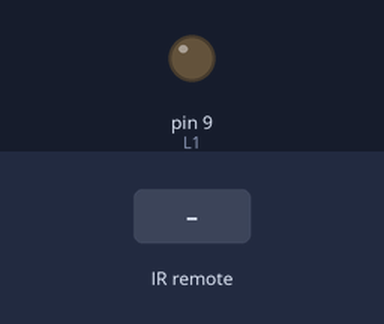
The sketch below on a simulated Arduino Uno, built with avr-gcc and run on an emulated ATmega328P. On the bench: output pins drawn as LEDs (lit = HIGH). Inputs (shaded band) come from the test bench.

Above: at 1.2 s.
1.3 s: infrared code 0x38863BDC received
At 2.4 s:
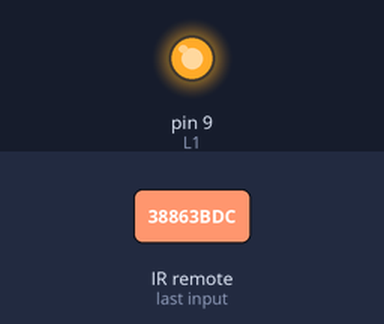
Timing chart, 0 to 4.3 s (numbered marks = the images above; inputs shaded):
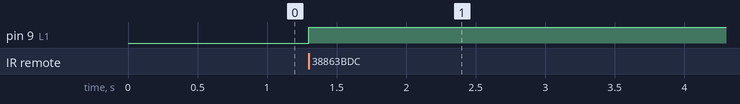

The sketch:

sketch_oct12a.ino
```cpp
#include <IRremote.h>
#include <TimerOne.h>
#define button1 0x38863BDC
#define button2 0x38863BFE
#define button3 0x38863BC6
#define buttonFan 0x38863BFC
#define plus 0x38863BF2
#define minus 0x38863BFA
#define off 0x38863BCC

int RECV_PIN = 3; //5
int L1=9; //15
boolean LS1=0;
IRrecv irrecv(RECV_PIN);
decode_results results;

void setup() {
  // put your setup code here, to run once:
irrecv.enableIRIn();
  pinMode(L1, OUTPUT);
  digitalWrite(L1,LOW);
}

void loop() {
  // put your main code here, to run repeatedly:
if (irrecv.decode(&results)) {
    Serial.println(results.value,HEX);
    if(results.value==button1)
    if(LS1==0)
      digitalWrite(L1,HIGH);
      else
      digitalWrite(L1,LOW);
    delay(18);
    irrecv.resume();
}
}
```

Measured:
- after the input at 1.3 s, pin 9 (L1): LOW → HIGH at once
